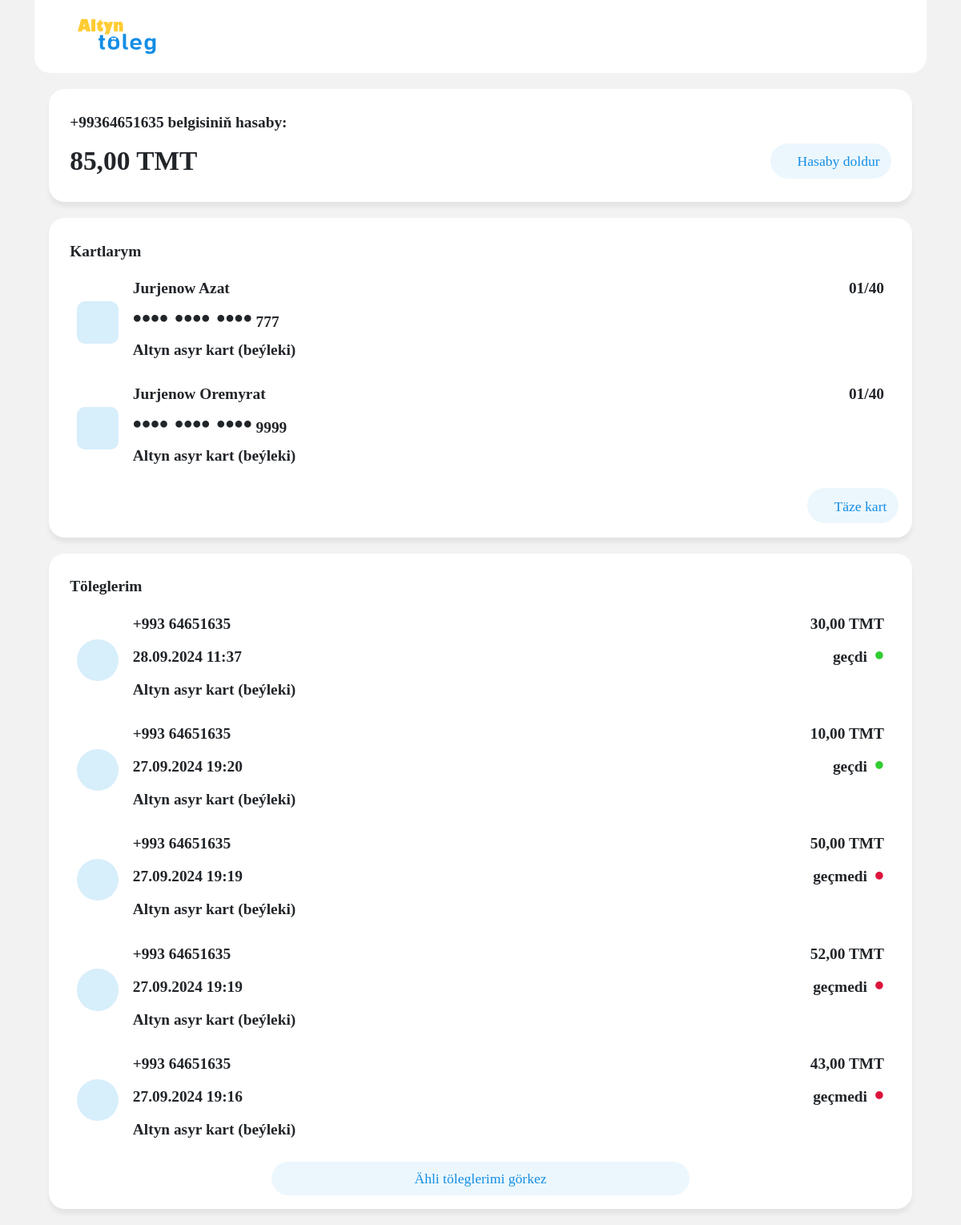
The page / (signed in) on the database its author committed.
### main/models.py (models this page shows, shortened)
class User(AbstractUser):
    number = models.CharField(max_length=8, unique=True)
    balance = models.FloatField(default=0)
    password_for_usage = models.CharField(max_length=250)
    REQUIRED_FIELDS = ["number"]

class Card(models.Model):
    user = models.ForeignKey("User", on_delete=models.CASCADE)
    holder = models.CharField(max_length=250)
    balance = models.IntegerField(default=1000)
    number = models.CharField(max_length=19)
    expiration_date = models.DateField()

class History(models.Model):
    user = models.ForeignKey("User", on_delete=models.CASCADE)
    amount = models.FloatField()
    payment_time = models.DateTimeField(auto_now_add=True)
    status = models.BooleanField(default=False)
    card = models.ForeignKey("Card", models.PROTECT)

### main/views.py (the view)
# urls.py: path("", main, name="home"),
@login_required(login_url="/login/")
def main(request: HttpRequest):
    cards = [CardContainer(card) for card in Card.objects.filter(user=request.user)]
    histories = [
        HistoryContainer(history)
        for history in History.objects.filter(user=request.user).order_by(
            "-payment_time"
        )[:5]
    ]
    return render(request, "views/main.html", {"cards": cards, "histories": histories})

### main/templates/views/main.html (shortened to what this page needs)
{% extends "layouts/main_layout.html" %}
{% load static %}
{% block body %}
    <div class="px-3">
        <div class="block p-3">
            <div class="m-2">+993{{ request.user.number }} belgisiniň hasaby:</div>
            <div class="m-2 d-flex justify-content-between align-items-center">
                <div class="fw-bold fs-bg">{{ request.user.balance|floatformat:2 }} TMT</div>
                <div>
                    <button class="btn button" onclick="location.href='{% url 'recharge' %}'">
                        <i class="bi bi-plus"></i>
                        Hasaby doldur
                    </button>
                </div>
            </div>
        </div>
        <div class="block p-3">
            <div class="m-2">Kartlarym</div>
            <div class="m-3 fw-bolder" id="cards">
                {% for card in cards %}
                    <div class="my-3 my-card">
                        <div class="d-flex align-items-center">
                            <div style="margin-right: 1rem;">
                                <div class="d-flex justify-content-center align-items-center ico" style="">
                                    <i class="bi bi-credit-card"></i>
                                </div>
                            </div>
                            <div class="w-100">
                                <div class="d-flex justify-content-between">
                                    <div>{{ card.holder }}</div>
                                    <div>{{ card.expiration_date }}</div>
                                </div>
                                <div>
                                    <span class="fw-bolder dots">&#x2022;&#x2022;&#x2022;&#x2022; &#x2022;&#x2022;&#x2022;&#x2022; &#x2022;&#x2022;&#x2022;&#x2022;</span> {{ card.number }}
                                </div>
                                <div class="mb-2">Altyn asyr kart (beýleki)</div>
                            </div>
                        </div>
                    </div>
                {% endfor %}
            </div>
            <div class="d-flex">
                <div class="ml-auto">
                    <button class="btn button" onclick="location.href='{% url 'add_card' %}'">
                        <i class="bi bi-plus"></i>
                        Täze kart
                    </button>
                </div>
            </div>
        </div>
        <div class="block p-3">
            <div class="m-2">Töleglerim</div>
            <div class="m-3 fw-bolder" id="history">
                {% for history in histories %}
                    <div class="my-3 my-card">
                        <div class="d-flex align-items-center">
                            <div style="margin-right: 1rem;">
                                <div class="d-flex justify-content-center align-items-center ico-history">
                                    <i class="bi bi-phone"></i>
                                </div>
                            </div>
                            <div class="w-100">
                                <div class="d-flex justify-content-between">
                                    <div>+993 {{ request.user.number }}</div>
                                    <div>{{ history.amount|floatformat:2 }} TMT</div>
                                </div>
                                <div class="d-flex justify-content-between align-items-center">
                                    <div>{{ history.payment_time }}</div>
                                    <div class="d-flex align-items-center">
                                        {% if history.status %}
                                            <span class="mx-2">geçdi</span><span class="fw-bolder" style="font-size: 2rem; color: limegreen;">&#x2022;</span>
                                        {% else %}
                                            <span class="mx-2">geçmedi</span><span class="fw-bolder" style="font-size: 2rem; color: crimson;">&#x2022;</span>
                                        {% endif %}
                                    </div>
                                </div>
                                <div class="mb-2">Altyn asyr kart (beýleki)</div>
                            </div>
                        </div>
                    </div>
                {% endfor %}
            </div>
            <div class="d-flex justify-content-center w-100">
                <button class="btn button w-50"
                        onclick="location.href=`{% url 'history' %}`;">Ähli töleglerimi görkez</button>
            </div>
        </div>
    </div>
{% endblock body %}

### main/templates/layouts/main_layout.html (shortened to what this page needs)
{% load static %}
<!DOCTYPE html>
<html lang="en">
    <head>
        <link rel="stylesheet" href="{% static 'css/bootstrap.min.css' %}">
        <link rel="stylesheet"
              href="{% static 'bootstrap-icons/font/bootstrap-icons.min.css' %}">
        <link rel="stylesheet" href="{% static 'css/global.css' %}">
    </head>
    <body>
        <div class="container">
            <nav class="navbar navbar-expand-lg sticky-top">
                <div class="container-fluid px-5 py-2">
                    <a class="navbar-brand" href="{% url 'home' %}"><?xml version="1.0" encoding="utf-8"?>
                    </a>
                    <div class="justify-content-end">
                        <ul class="nav-list mb-2 mb-lg-0">
                            <li class="nav-item mx-2">
                                <div class="dropdown">
                                    <a class="nav-link"
                                       href="#"
                                       role="button"
                                       id="userDropdownLink"
                                       data-bs-toggle="dropdown"
                                       aria-expanded="false">
                                        <i class="bi bi-person"></i>
                                    </a>
                                </div>
                            </li>
                            <li class="nav-item mx-2">
                                <a class="nav-link" href="{% url 'history' %}"><i class="bi bi-clock-history"></i></a>
                            </li>
                        </ul>
                    </div>
                </div>
            </nav>
            {% block body %}
            {% endblock body %}
        </div>
    </body>
</html>

### main/static/css/global.css (style rules this page uses)
:root { --bg-color: #f2f2f2; --block-color: #ffffff; --block-margin-size: 20px; --default-font-size: 1.1rem; --default-font-family: Quicksand; --default-font-weight: 600; }
* { font-family: var(--default-font-family); font-size: var(--default-font-size); font-weight: var(--default-font-weight); }
.ml-auto { margin-left: auto; }
.fs-bg { font-size: 1.9rem !important; }
.button { background-color: #ecf7fd; color: #148ee4; border-radius: 30px; }
.dots { font-size: 1.8rem; }
.ico { width: 2.7em; height: 2.7em; border-radius: 10px; background-color: #d7eefb; }
.ico-history { width: 2.7em; height: 2.7em; border-radius: 50%; background-color: #d7eefb; }
* { box-sizing: border-box; }
.block { margin-top: var(--block-margin-size); margin-bottom: var(--block-margin-size); border-radius: 20px; background-color: var(--block-color); box-shadow: 0 6px 6px rgba(0, 0, 0, 0.03), 0 6px 6px rgba(0, 0, 0, 0.03); }
nav { border-radius: 0 0 20px 20px; background-color: var(--block-color); min-width: 400px !important; }
body { background-color: var(--bg-color); }
.nav-link i { font-size: 1.8rem; }
.nav-list { list-style: none; display: flex; align-items: center; }

### rows shown on the page
User: user.number "64651635", user.balance "85,00", user.number "64651635" "64651635" "64651635" "64651635" "64651635"
Card: holder "Jurjenow Azat", expiration_date "01/40", number "777"
Card: holder "Jurjenow Oremyrat", expiration_date "01/40", number "9999"
History: amount "30,00"
History: amount "10,00"
History: amount "50,00"
History: amount "52,00"
History: amount "43,00"

### other values the page prints
{{ history.payment_time }} "28.09.2024 11:37" "27.09.2024 19:20" "27.09.2024 19:19" "27.09.2024 19:19" "27.09.2024 19:16"
